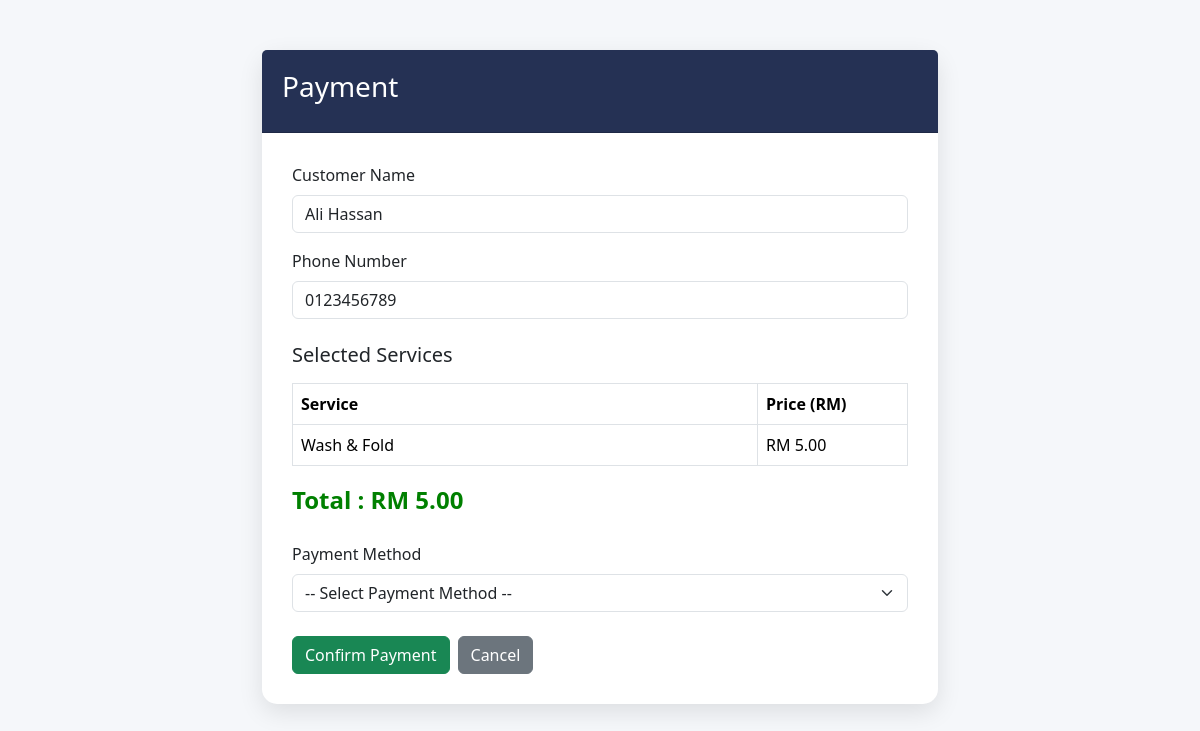
The page /admin/payment.php?id=11 on the database its author committed.
### tables this page shows
CREATE TABLE `appointment` (
  `Appointment_ID` int(10) NOT NULL,
  `Customer_ID` int(10) NOT NULL,
  `Staff_ID` int(10) NOT NULL,
  `Appointment_Date` date NOT NULL,
  `Appointment_Time` time NOT NULL,
  `Appointment_Remark` varchar(50) NOT NULL,
  `Collection_Method` varchar(20) NOT NULL,
  `Appointment_Status` varchar(50) NOT NULL
);

CREATE TABLE `customer` (
  `Customer_ID` int(10) NOT NULL,
  `Customer_Name` varchar(50) NOT NULL,
  `Cust_PhoneNum` varchar(20) NOT NULL,
  `Email` varchar(50) NOT NULL,
  `Address` varchar(100) NOT NULL,
  `Customer_Password` varchar(100) NOT NULL
);

CREATE TABLE `service` (
  `Service_ID` int(10) NOT NULL,
  `Service_Name` varchar(50) NOT NULL,
  `Price` int(11) NOT NULL
);

### admin/payment.php (the view, shortened to what this page needs)
<?php
include("../config/database.php");
$appointment_id = (int)$_GET['id'];
$appointment = mysqli_query($conn,"
SELECT
appointment.*,
customer.Customer_Name,
customer.Cust_PhoneNum
FROM appointment
INNER JOIN customer
ON appointment.Customer_ID = customer.Customer_ID
WHERE appointment.Appointment_ID='$appointment_id'
");
$appt = mysqli_fetch_assoc($appointment);
$services = mysqli_query($conn,"
SELECT
service.Service_Name,
service.Price
FROM appointment_service
INNER JOIN service
ON appointment_service.Service_ID = service.Service_ID
WHERE Appointment_ID='$appointment_id'
");
$total = 0;
?>
<!DOCTYPE html>
<html>
<head>
<link href="https://cdn.jsdelivr.net/npm/bootstrap@5.3.3/dist/css/bootstrap.min.css" rel="stylesheet">
</head>
<body>
<div class="container">
<div class="card">
<div class="card-header">
<h3>
Payment
</h3>
</div>
<div class="card-body">
<form action="savePayment.php" method="POST">
<div class="mb-3">
<label class="form-label">
Customer Name
</label>
<input
type="text"
class="form-control"
value="<?php echo $appt['Customer_Name']; ?>"
readonly>
</div>
<div class="mb-3">
<label class="form-label">
Phone Number
</label>
<input
type="text"
class="form-control"
value="<?php echo $appt['Cust_PhoneNum']; ?>"
readonly>
</div>
<h5 class="mt-4 mb-3">
Selected Services
</h5>
<table class="table table-bordered">
<thead>
<tr>
<th>Service</th>
<th width="150">Price (RM)</th>
</tr>
</thead>
<tbody>
<?php
while($row=mysqli_fetch_assoc($services))
{
$total += $row['Price'];
?>
<tr>
<td>
<?php echo $row['Service_Name']; ?>
</td>
<td>
RM <?php echo number_format($row['Price'],2); ?>
</td>
</tr>
<?php
}
?>
</tbody>
</table>
<div class="mb-4 total">
Total : RM <?php echo number_format($total,2); ?>
</div>
<div class="mb-4">
<label class="form-label">
Payment Method
</label>
<select
name="payment_id"
class="form-select"
required>
<option value="">
-- Select Payment Method --
</option>
</select>
</div>
<div class="d-flex gap-2">
<button
type="submit"
class="btn btn-success">
Confirm Payment
</button>
<a
href="manageAppt.php"
class="btn btn-secondary">
Cancel
</a>
</div>
</form>
</div>
</div>
</div>
</body>
</html>

### admin/payment.php (style rules this page uses)
body { background:#f5f7fa; font-family:'Segoe UI'; }
.container { max-width:700px; margin-top:50px; }
.card { border:none; border-radius:15px; box-shadow:0 8px 25px rgba(0,0,0,.1); }
.card-header { background:#253154; color:white; padding:20px; }
.card-body { padding:30px; }
.table td { vertical-align:middle; }
.total { font-size:24px; font-weight:bold; color:green; }

### rows shown on the page
appointment: Customer_ID.Customer_Name "Ali Hassan", Customer_ID.Cust_PhoneNum "0123456789"
service: Service_Name "Wash & Fold", Price "5.00"

### other values the page prints
$total "5.00"
